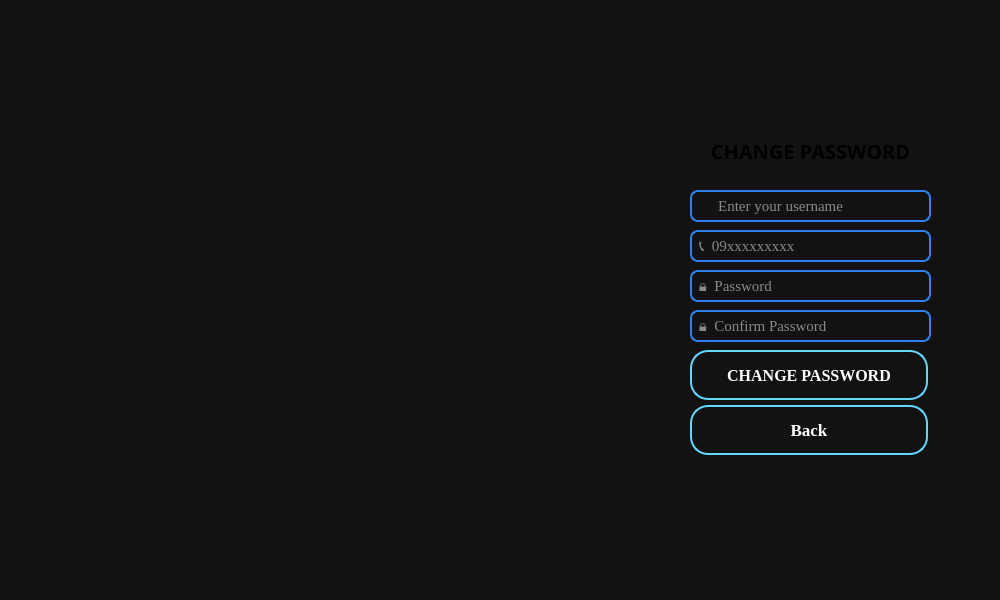
<?xml version="1.0" encoding="UTF-8"?>
<ui version="4.0">
 <class>ForgotPasswordWindow</class>
 <widget class="QWidget" name="ForgotPasswordWindow">
  <property name="geometry">
   <rect>
    <x>0</x>
    <y>0</y>
    <width>1000</width>
    <height>600</height>
   </rect>
  </property>
  <property name="maximumSize">
   <size>
    <width>1000</width>
    <height>600</height>
   </size>
  </property>
  <property name="windowTitle">
   <string>Platwo</string>
  </property>
  <property name="styleSheet">
   <string notr="true">background-color:#121212;</string>
  </property>
  <widget class="QLabel" name="forgotPasswordTitleLabel">
   <property name="geometry">
    <rect>
     <x>640</x>
     <y>120</y>
     <width>341</width>
     <height>61</height>
    </rect>
   </property>
   <property name="font">
    <font>
     <family>Kristen ITC</family>
     <pointsize>15</pointsize>
     <bold>true</bold>
    </font>
   </property>
   <property name="styleSheet">
    <string notr="true">QLabel{
    color: qlineargradient(
        x1:0, y1:0,
        x2:1, y2:1,
        stop:0 #61D8FF,
        stop:0.35 #2CB8FF,
        stop:0.7 #008BFF,
        stop:1 #0047C7
    );
    background: transparent;
}</string>
   </property>
   <property name="text">
    <string>CHANGE PASSWORD</string>
   </property>
   <property name="alignment">
    <set>Qt::AlignmentFlag::AlignCenter</set>
   </property>
  </widget>
  <widget class="QPushButton" name="changePasswordButton">
   <property name="geometry">
    <rect>
     <x>690</x>
     <y>350</y>
     <width>238</width>
     <height>50</height>
    </rect>
   </property>
   <property name="maximumSize">
    <size>
     <width>16777215</width>
     <height>50</height>
    </size>
   </property>
   <property name="font">
    <font>
     <family>Times New Roman</family>
     <pointsize>12</pointsize>
     <italic>false</italic>
     <bold>true</bold>
    </font>
   </property>
   <property name="styleSheet">
    <string notr="true">QPushButton
{
    color:white;

    background-color:qlineargradient(
        x1:0,y1:0,
        x2:0,y2:1,
        stop:0 #2B7FFF,
        stop:1 #0050C8
    );

    border:2px solid #63D8FF;

    border-radius:18px;
}

QPushButton:hover{

background:#2C3E50;
}

QPushButton:pressed{

background:#0284e8;

}</string>
   </property>
   <property name="text">
    <string>CHANGE PASSWORD</string>
   </property>
  </widget>
  <widget class="QPushButton" name="backButton">
   <property name="geometry">
    <rect>
     <x>690</x>
     <y>405</y>
     <width>238</width>
     <height>50</height>
    </rect>
   </property>
   <property name="minimumSize">
    <size>
     <width>0</width>
     <height>0</height>
    </size>
   </property>
   <property name="maximumSize">
    <size>
     <width>16777215</width>
     <height>50</height>
    </size>
   </property>
   <property name="font">
    <font>
     <family>Times New Roman</family>
     <pointsize>13</pointsize>
     <bold>true</bold>
    </font>
   </property>
   <property name="autoFillBackground">
    <bool>false</bool>
   </property>
   <property name="styleSheet">
    <string notr="true">QPushButton
{
    color:white;

    background-color:qlineargradient(
        x1:0,y1:0,
        x2:0,y2:1,
        stop:0 #2B7FFF,
        stop:1 #0050C8
    );

    border:2px solid #63D8FF;

    border-radius:18px;
}

QPushButton:hover{

background:#2C3E50;
}

QPushButton:pressed{

background:#0284e8;

}</string>
   </property>
   <property name="text">
    <string>Back</string>
   </property>
  </widget>
  <widget class="QLineEdit" name="newPasswordEdit">
   <property name="geometry">
    <rect>
     <x>690</x>
     <y>270</y>
     <width>241</width>
     <height>32</height>
    </rect>
   </property>
   <property name="font">
    <font>
     <family>Times New Roman</family>
     <pointsize>11</pointsize>
     <italic>false</italic>
     <bold>false</bold>
    </font>
   </property>
   <property name="styleSheet">
    <string notr="true">QLineEdit{
    background:transparent;
    border:2px solid #2F80ED;
    border-radius:8px;
    padding-left:5px;
    color:white;
    
}

QLineEdit:focus{
    border:2px solid #56CCF2;
}</string>
   </property>
   <property name="text">
    <string/>
   </property>
   <property name="echoMode">
    <enum>QLineEdit::EchoMode::Password</enum>
   </property>
   <property name="placeholderText">
    <string>🔒  Password</string>
   </property>
  </widget>
  <widget class="QLineEdit" name="phoneEdit">
   <property name="geometry">
    <rect>
     <x>690</x>
     <y>230</y>
     <width>241</width>
     <height>32</height>
    </rect>
   </property>
   <property name="font">
    <font>
     <family>Times New Roman</family>
     <pointsize>11</pointsize>
     <italic>false</italic>
     <bold>false</bold>
    </font>
   </property>
   <property name="styleSheet">
    <string notr="true">QLineEdit{
    background:transparent;
    border:2px solid #2F80ED;
    border-radius:8px;
    padding-left:5px;
    color:white;
    
}

QLineEdit:focus{
    border:2px solid #56CCF2;
}</string>
   </property>
   <property name="text">
    <string/>
   </property>
   <property name="maxLength">
    <number>11</number>
   </property>
   <property name="placeholderText">
    <string>📞  09xxxxxxxxx</string>
   </property>
  </widget>
  <widget class="QLineEdit" name="confirmPasswordEdit">
   <property name="geometry">
    <rect>
     <x>690</x>
     <y>310</y>
     <width>241</width>
     <height>32</height>
    </rect>
   </property>
   <property name="font">
    <font>
     <family>Times New Roman</family>
     <pointsize>11</pointsize>
     <italic>false</italic>
     <bold>false</bold>
    </font>
   </property>
   <property name="styleSheet">
    <string notr="true">QLineEdit{
    background:transparent;
    border:2px solid #2F80ED;
    border-radius:8px;
    padding-left:5px;
    color:white;
    
}

QLineEdit:focus{
    border:2px solid #56CCF2;
}</string>
   </property>
   <property name="text">
    <string/>
   </property>
   <property name="echoMode">
    <enum>QLineEdit::EchoMode::Password</enum>
   </property>
   <property name="placeholderText">
    <string>🔒  Confirm Password</string>
   </property>
  </widget>
  <widget class="QLineEdit" name="usernameEdit">
   <property name="geometry">
    <rect>
     <x>690</x>
     <y>190</y>
     <width>241</width>
     <height>32</height>
    </rect>
   </property>
   <property name="font">
    <font>
     <family>Times New Roman</family>
     <pointsize>11</pointsize>
     <italic>false</italic>
     <bold>false</bold>
    </font>
   </property>
   <property name="styleSheet">
    <string notr="true">QLineEdit{
    background:transparent;
    border:2px solid #2F80ED;
    border-radius:8px;
    padding-left:5px;
    color:white;
    
}

QLineEdit:focus{
    border:2px solid #56CCF2;
}</string>
   </property>
   <property name="text">
    <string/>
   </property>
   <property name="placeholderText">
    <string>👤  Enter your username</string>
   </property>
  </widget>
 </widget>
 <resources/>
 <connections/>
</ui>
